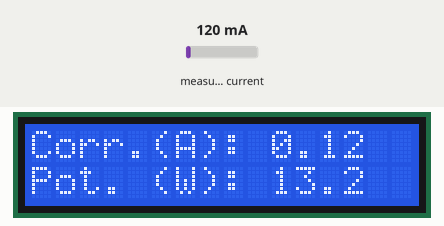
The sketch below on a simulated Arduino Uno, built with avr-gcc and run on an emulated ATmega328P. On the bench: 16×2 character LCD. Inputs (shaded band) come from the test bench; at power-on: measured current 120 mA. What the sketch prints to the serial monitor is not drawn.

Above: at 1.2 s.
1.3 s: measured current set to 40 mA
At 3.2 s:
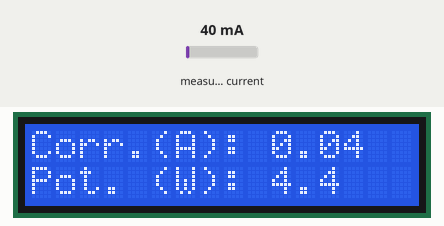
4.2 s: measured current set to 500 mA
At 6.0 s:
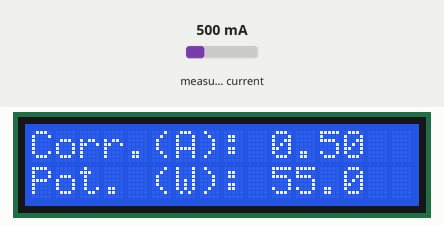
7.1 s: measured current set to 1000 mA
At 10.4 s:
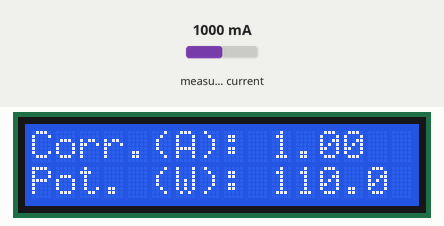
Timing chart, 0 to 11.9 s (numbered marks = the images above; inputs shaded):
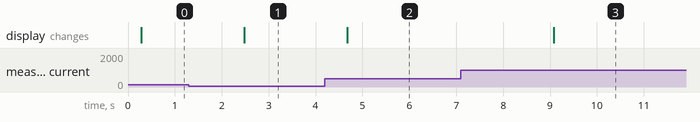

The sketch:

sketch_deu_certo.ino
```cpp
//Programa : Medidor de energia elétrica com Arduino e SCT-013
//Autor : FILIPEFLOP

//Baseado no programa exemplo da biblioteca EmonLib

//Carrega as bibliotecas
#include <Wire.h>
#include "EmonLib.h"
#include <LiquidCrystal_I2C.h>

EnergyMonitor emon1;
LiquidCrystal_I2C lcd(0x27,2,1,0,4,5,6,7,3, POSITIVE);

//Tensao da rede eletrica
int rede = 110.0;

//Pino do sensor SCT
int pino_sct = A0;

void setup()
{
  lcd.begin(16, 2);
  lcd.clear();
  Serial.begin(9600);
  //Pino, calibracao - Cur Const= Ratio/BurdenR. 1800/62 = 29.
  emon1.current(pino_sct, 30);
  //Informacoes iniciais display
  lcd.setCursor(0,0);
  lcd.print("Corr.(A):");
  lcd.setCursor(0,1);
  lcd.print("Pot. (W):");
}

void loop()
{
  //Calcula a corrente
  double Irms = emon1.calcIrms(1480);
  //Mostra o valor da corrente
  Serial.print("Corrente : ");
  Serial.print(Irms); // Irms
  lcd.setCursor(10,0);
  lcd.print(Irms);

  //Calcula e mostra o valor da potencia
  Serial.print(" Potencia : ");
  Serial.println(Irms*rede);
  lcd.setCursor(10,1);
  lcd.print("      ");
  lcd.setCursor(10,1);
  lcd.print(Irms*rede,1);         // Irms
  lcd.home();
  delay(2000);
}
```

Measured:
- after the input at 1.3 s, the display: changes after 1.2 s (image 1)
- after the input at 4.2 s, the display: changes after 0.48 s (image 2)
- after the input at 7.1 s, the display: changes after 2.0 s (image 3)
